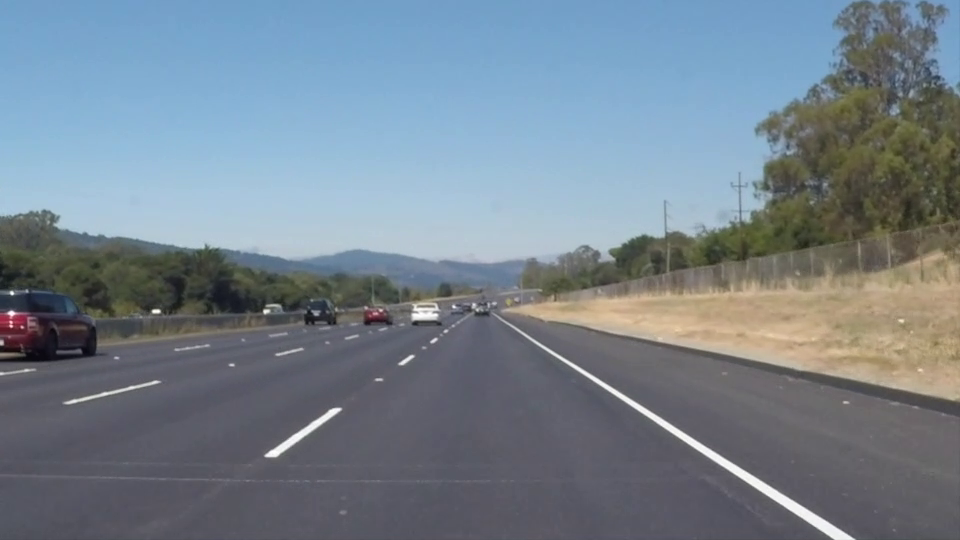
#> input picture frame 22 of 车道检测/solidWhiteRight.mp4, 960 x 540 px, given in place of File_000.mov, which was not available
$ python onroad_surface3.py   (older library calls are emulated)
#> lines starting #> are read from the running program, lines starting #| are printed output that depends on the picture; after the words box and inside, x2 and y2 are one past the last pixel; in counts of white or black regions, pixels touching at a corner belong together; pictures that were not available may be replaced by others from this repository, and a replacement may not be noted
from collections import deque
import matplotlib.pyplot as plt
import numpy as np
import cv2
import math
import urllib.request
import glob
import io
import json
from moviepy.editor import VideoFileClip
from PIL import Image

moveup=50

moveup2=20.
wider=0.
controld=1

flag1=0
flag2=0
flag3=0
flag4=0

def nothing(x):
    pass
if controld:
    cv2.namedWindow('Track Bar')
    cv2.resizeWindow('Track Bar', 300, 170)
    cv2.createTrackbar('moveup', 'Track Bar', 1, 255, nothing)
    cv2.createTrackbar('wide', 'Track Bar', 0, 255, nothing)
    cv2.createTrackbar('test3', 'Track Bar', 0, 255, nothing)
    cv2.createTrackbar('test4', 'Track Bar', 0, 255, nothing)
sizefactor=1
orgw=0
orgh=0
linescopy=[]

# [69 lines left out: functions abs_sobel_thresh, mag_thresh, dir_threshold, mysobel, not called in this run]
def gamma_trans(img, gamma):
    gamma_table = [np.power(x/255.0, gamma)*255.0 for x in range(256)]
    gamma_table = np.round(np.array(gamma_table)).astype(np.uint8)
    return cv2.LUT(img, gamma_table)
def prep(img):
        kernel = cv2.getStructuringElement(cv2.MORPH_RECT, (3,3))
        NpKernel = np.uint8(np.ones((3,3)))
        dilated = cv2.dilate(img, kernel)
        Nperoded = cv2.erode(dilated, NpKernel)
        return Nperoded


class LaneDetector:
    """
    My class for lane detetion.
    """
    is_distortion_saved = False
    font = cv2.FONT_HERSHEY_SIMPLEX

    N_frames = 25
    left_fit_deque = deque()
    right_fit_deque = deque()

    retry_count = 25
    retry_counter = 0


    def canny(self,img, low_threshold, high_threshold):
        """Applies the Canny transform"""
        return cv2.Canny(img, low_threshold, high_threshold)
    def gaussian_blur(self,img, kernel_size):
        """Applies a Gaussian Noise kernel"""
        return cv2.GaussianBlur(img, (kernel_size, kernel_size), 0)
    # [103 lines left out: functions line_selct, draw_lines, hough_lines, weighted_img, not called in this run]

    def abs_sobel_thresh(self,img, orient='x', sobel_kernel=3, thresh=(0, 255)):
        # Convert to grayscale


        #gray = cv2.cvtColor(img, cv2.COLOR_RGB2GRAY)
        gray=img

        # Apply x or y gradient with the OpenCV Sobel() function
        # and take the absolute value
        if orient == 'x':
            abs_sobel = np.absolute(cv2.Sobel(gray, cv2.CV_64F, 1, 0, ksize=sobel_kernel))
        if orient == 'y':
            abs_sobel = np.absolute(cv2.Sobel(gray, cv2.CV_64F, 0, 1, ksize=sobel_kernel))
        # Rescale back to 8 bit integer
        scaled_sobel = np.uint8(255*abs_sobel/np.max(abs_sobel))
        # Create a copy and apply the threshold
        binary_output = np.zeros_like(scaled_sobel)
        # Here I'm using inclusive (>=, <=) thresholds, but exclusive is ok too
        binary_output[(scaled_sobel >= thresh[0]) & (scaled_sobel <= thresh[1])] = 1

        # Return the result
        return binary_output
    def mag_thresh(self,img, sobel_kernel=3, mag_thresh=(0, 255)):
        # Convert to grayscale
        #gray = cv2.cvtColor(img, cv2.COLOR_RGB2GRAY)
        gray=img
        # Take both Sobel x and y gradients
        sobelx = cv2.Sobel(gray, cv2.CV_64F, 1, 0, ksize=sobel_kernel)
        sobely = cv2.Sobel(gray, cv2.CV_64F, 0, 1, ksize=sobel_kernel)
        # Calculate the gradient magnitude
        gradmag = np.sqrt(sobelx**2 + sobely**2)
        # Rescale to 8 bit
        scale_factor = np.max(gradmag)/255
        gradmag = (gradmag/scale_factor).astype(np.uint8)
        # Create a binary image of ones where threshold is met, zeros otherwise
        binary_output = np.zeros_like(gradmag)
        binary_output[(gradmag >= mag_thresh[0]) & (gradmag <= mag_thresh[1])] = 1

        # Return the binary image
        return binary_output
    def dir_threshold(self,img, sobel_kernel=3, thresh=(0, np.pi/2)):
        # Grayscale

        #gray = cv2.cvtColor(img, cv2.COLOR_RGB2GRAY)
        gray=img

        # Calculate the x and y gradients
        sobelx = cv2.Sobel(gray, cv2.CV_64F, 1, 0, ksize=sobel_kernel)
        sobely = cv2.Sobel(gray, cv2.CV_64F, 0, 1, ksize=sobel_kernel)
        # Take the absolute value of the gradient direction,
        # apply a threshold, and create a binary image result
        absgraddir = np.arctan2(np.absolute(sobely), np.absolute(sobelx))
        binary_output =  np.zeros_like(absgraddir)
        binary_output[(absgraddir >= thresh[0]/180.0*np.pi) & (absgraddir <= thresh[1]/180.0*np.pi)] = 1

        # Return the binary image
        return binary_output

    def mysobel(self,image):
        global flag1, flag2, flag3, flag4
        ksize = 5  # Choose a larger odd number to smooth gradient measurements
        # Apply each of the thresholding functions
        gradx = self.abs_sobel_thresh(image, orient='x', sobel_kernel=ksize, thresh=(9, 140))
        grady = self.abs_sobel_thresh(image, orient='y', sobel_kernel=ksize, thresh=(0, 255))
        mag_binary = self.mag_thresh(image, sobel_kernel=9, mag_thresh=(0, 255))
        dir_binary = self.dir_threshold(image, sobel_kernel=15, thresh=(0, 255))
        combined = np.zeros_like(dir_binary)
        combined[((gradx == 1) & (grady == 1)) & ((mag_binary == 1) & (dir_binary == 1))] = 255
        combined = np.array(combined, dtype='uint8')


        return combined


    # [32 lines left out: function pipeline, not called in this run]


    def mask_lane_lines(self, img):
        global flag4,flag3,flag2


        img = self.gaussian_blur(img, kernel_size=3)

        #cv2.normalize(img,img, alpha=0, beta=1, norm_type=cv2.NORM_MINMAX, dtype=cv2.CV_32F)
        '''
        hist_b = cv2.calcHist(img, [0], None, [256], [0, 256])
        hist_g = cv2.calcHist(img, [1], None, [256], [0, 256])
        hist_r = cv2.calcHist(img, [2], None, [256], [0, 256])
        '''

        img = gamma_trans(img, 0.5)
        cv2.imshow('equ before',img)


        yuv = cv2.cvtColor(img, cv2.COLOR_BGR2YUV)
        yuv[:, :, 0] = cv2.equalizeHist(yuv[:, :, 0])
        img_whty = cv2.cvtColor(yuv, cv2.COLOR_YUV2BGR)
        img_whty = img_whty[:, :, 1]
        img_whty[img_whty < 230] = 0
        mask_whty = cv2.inRange(img_whty, 230, 255)
        cv2.imshow('mask_whty',mask_whty)

        img_wht=cv2.cvtColor(img,cv2.COLOR_BGR2GRAY)


        img_wht=self.mysobel(img_wht)
        cv2.imshow('equ after',img_wht)
        '''
        NpKernel = np.uint8(np.zeros((5,5)))
        for i in range(5):
            NpKernel[2, i] = 1
            NpKernel[i, 2] = 1
        '''
        mask_whty=prep(mask_whty)
        img_wht=prep(img_wht)


        mask=np.zeros_like(img_wht)
        mask[((mask_whty==255) & (img_wht==255))]=255

        cv2.imshow('combine',mask)


        return mask

    '''
    def mask_lane_lines(self, img):

        global flag4,flag3,flag2

        img = np.copy(img)

        # Blur
        kernel = np.ones((5, 5), np.float32) / 25
        img = cv2.filter2D(img, -1, kernel)

        # YUV for histogram equalization
        cv2.imshow('equ before',img)
        yuv = cv2.cvtColor(img, cv2.COLOR_BGR2YUV)
        yuv[:, :, 0] = cv2.equalizeHist(yuv[:, :, 0])
        img_wht = cv2.cvtColor(yuv, cv2.COLOR_YUV2BGR)


        # Compute white mask
        img_wht = img_wht[:, :, 1]
        #img_wht[img_wht < 250] = 0
        mask_wht = cv2.inRange(img_wht, flag4, 255)
        cv2.imshow('mask_wht',mask_wht)

        yuv[:, :, 0:1] = 0

        # Yellow mask
        kernel = np.ones((5, 5), np.float32) / 25
        dst = cv2.filter2D(yuv, -1, kernel)
        sobelx = np.absolute(cv2.Sobel(yuv[:, :, 2], cv2.CV_64F, 1, 0, ksize=5))
        sobelx[sobelx < flag2] = 0
        sobelx[sobelx >= flag2] = 255

        cv2.imshow('sobelx',sobelx)
        #sobelx=self.mysobel(yuv[:, :, 2])

        #cv2.imshow('sobelx',(self.abs_sobel_thresh(yuv[:, :, 2],thresh=(0, flag4)))*255)
        # Merge mask results
        mask=np.zeros_like(mask_wht)
        #mask = mask_wht + sobelx

        mask[((mask_wht==255) & (sobelx==255))]=255
        # [7 lines of commented-out code are left out]
        cv2.imshow('equ output',mask)


        return mask
    '''

    def findLinePoints(self, image):
        """
        Find lane lines points in a single image - slow.
        """
        #cv2.imshow('input', image)
        points = ([], [])
        lt=0
        rt=0
        shape = image.shape
        img = image.copy()
        # Prepare images for visualization
        red = np.zeros_like(img)
        green = np.zeros_like(img)
        blue = np.zeros_like(img)

        # Set center to width/2
        center = int(shape[1] / 2)

        # For each row starting from bottom

        self.leftcp=[]
        self.rightcp=[]

        for yy, line in list(enumerate(image))[::-1]:
            x_val_hist = []
            counter = 0
            for x in line:
                if x > 0:
                    x_val_hist.append(counter)
                counter = counter + 1
            if len(x_val_hist) > 0:
                cv2.circle(green, (int(center), yy), 1, (255, 255, 255))

                # Split to left/right line
                left = [(x, yy) for x in x_val_hist if x < center]
                right = [(x, yy) for x in x_val_hist if x >= center]

                if len(left)>0:
                    self.leftcp=left
                else:
                    left=self.leftcp
                if len(right)>0:
                    self.rightcp=right
                else:
                    right=self.rightcp

                if len(left) > 0:
                    # Compute average
                    #leftcp=left
                    l = np.mean(np.array(left), axis=0)
                    l = (l[0], l[1])
                    lt=l[0]
                    #center = l[0] + int(shape[1] * 0.2)
                    cv2.circle(red, (int(l[0]), int(l[1])), 1, (255, 255, 255))
                    # Add to points
                    points[0].append(l)

                if len(right) > 0:
                    # Compute average
                    r = np.mean(np.array(right), axis=0)
                    r = (r[0], r[1])
                    rt=r[0]
                    cv2.circle(blue, (int(r[0]), int(r[1])), 1, (255, 255, 255))
                    # Add to points
                    points[1].append(r)
                center = (rt+lt)/2


        if True:  # for debug
            img = cv2.resize(np.dstack((blue, green, red)), (shape[1], int(shape[0])), fx=0, fy=0)
            cv2.imshow('lines', img)
        return points

    # [97 lines left out: functions findLinePointsFast, processVideo, not called in this run]

    def undistort(self, img):
        '''
        Undistort image
        '''
        return img
        # return cv2.undistort(img,calib['matrix'], calib['dist'], None,None)

    def unwarp(self, undist):
        '''
        Unwarp image
        '''
        global orgh,orgw,flag3,flag4

        warpfactor=3

        cv2.imshow('undist',undist)
        src = np.float32(self.roi_corners)

        offset = 138
        warped_size = (int((orgw + 2 * offset)/(warpfactor*2)), int(undist.shape[1]/warpfactor))

        dst = np.float32([
            [0, warped_size[1]],
            [0, 0],
            [0 + warped_size[0], 0],
            [0 + warped_size[0], warped_size[1]]])

        self.Mpersp = cv2.getPerspectiveTransform(src, dst)
        warped_orig = cv2.warpPerspective(undist, self.Mpersp, dsize=warped_size)

        return warped_orig

    def removeTopBottom(self, img):
        '''
        Remove (set to black) top and bottom lines of image
        '''
        res = img.copy()
        # remove car
        #res[-int(res.shape[0] - self.roi_corners[0][1]):-1, :, :] = 0

        #res[-int(res.shape[0] * 0.1):-1, :, :] = 0
        # remove sky
        res[0:int(self.roi_corners[1][1]), :, :] = 0

        return res

    # [125 lines left out: functions computeAndShow, fitAndShow, processNextImage, not called in this run]

    def processSingleImage(self, img):
        global moveup,wider,flag4
        '''
        Process single image or first frame of video.
        '''
        self.retry_counter = 0
        self.left_fit_deque.clear()
        self.right_fit_deque.clear()
        self.moveup = 0

        undist = self.undistort(img)
        #cv2.imshow('undist_masked',undist)
        wider2=0.1
        roimove=wider/100
        roidownw=30/255


        self.roi_corners = [[(0.16-wider2-roimove-roidownw) * undist.shape[1], (1 - self.moveup) * undist.shape[0]],
                            [(0.45-wider2-roimove+0.04) * undist.shape[1], (0.63 - self.moveup) * undist.shape[0]],
                            [(0.55+wider2-roimove-0.03) * undist.shape[1], (0.63 - self.moveup) * undist.shape[0]],
                            [(0.84+wider2-roimove+roidownw) * undist.shape[1], (1 - self.moveup) * undist.shape[0]]]


        # remove top and bottom (sky, car)
        undist_masked = self.removeTopBottom(undist)
        #cv2.imshow('undist_masked',undist_masked)

        # Save before and after undistortion
        if not self.is_distortion_saved:
            dist_before_after = np.concatenate((img, undist), axis=1)
            dist_before_after = cv2.putText(dist_before_after, 'Distorted', (50, 50), self.font, 1, (255, 255, 255), 2,
                                            cv2.LINE_AA)
            dist_before_after = cv2.putText(dist_before_after, 'Undistorted', (50 + img.shape[1], 50), self.font, 1,
                                            (255, 255, 255), 2, cv2.LINE_AA)

            cv2.imwrite('images/distortion.jpg', dist_before_after)
            self.is_distortion_saved = True

        warped = self.unwarp(undist_masked)
        #cv2.imshow('transformed',warped)
        warped = self.mask_lane_lines(warped)
        # cv2.imshow('binary',warped)
        points = self.findLinePoints(warped)
        # cv2.imshow('warped',warped)

        if len(points[0]) == 0 or len(points[1]) == 0:
            return img

        result, _ = self.fitAndShow(warped, undist, points)
        self.computeAndShow(result, warped)

        show_roi = True
        if show_roi:
            src = np.float32(self.roi_corners)

            pts = np.array(src, np.int32)
            pts = pts.reshape((-1, 1, 2))
            cv2.polylines(result, [pts], True, (0, 0, 255))
            # cv2.imshow('roi',undist)

        return result


det = LaneDetector()

'''
white_output = 'white.mp4'
clip1 = VideoFileClip("solidWhiteRight.mp4")
white_clip = clip1.fl_image(det.processSingleImage)
white_clip.write_videofile(white_output, audio=False)
'''
cap = cv2.VideoCapture("File_000.mov")
#cap = cv2.VideoCapture(0)
fourcc = cv2.VideoWriter_fourcc(*'XVID')
out = cv2.VideoWriter('output.avi', fourcc, 20.0, (0, 0))

while True:

    # img = cv2.imread(fimg)
    # res = det.processSingleImage(img)
    # cv2.imshow('Result', res)

    if controld:
        flag1 = cv2.getTrackbarPos('moveup', 'Track Bar')
        flag2 = cv2.getTrackbarPos('wide', 'Track Bar')
        flag3 = cv2.getTrackbarPos('test3', 'Track Bar')
        flag4 = cv2.getTrackbarPos('test4', 'Track Bar')
        moveup2=flag1
        wider= 0

        #flag3=138

    ret, img = cap.read()
#> img is the input picture: shape (540, 960, 3); mean B, G, R 141.9, 130.7, 117.7

    # [5 lines of commented-out code are left out]
    img = cv2.resize(img, (0, 0),fx=0.4,fy=0.4)
#> img: shape (216, 384, 3)
    img = cv2.transpose(img)
#> img: shape (384, 216, 3)
    img = cv2.flip(img, 1)
    high = img.shape[0]

    moveup2=35
    img=img[int(img.shape[0] * (30/100)):int(img.shape[0] * (1-moveup2/100)), :, :]
#> img: shape (134, 216, 3)

    #img[int(img.shape[0]-50):int(img.shape[0]), :, :]=0

    #print (img.shape)
    orgh,orgw,dump = img.shape

    #img = cv2.resize(img, (0,0), fx=0.5, fy=0.5)
    res = det.processSingleImage(img)
#> in mask_lane_lines, `img_whty = img_whty[:, :, 1]`:
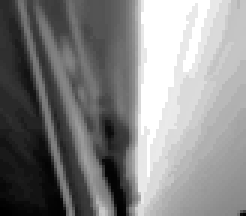
#> img_whty: shape (72, 82) (shown 3 times larger); min 0, max 255, mean 132.6
#> in mask_lane_lines, `img_wht=cv2.cvtColor(img,cv2.COLOR_BGR2GRAY)`:
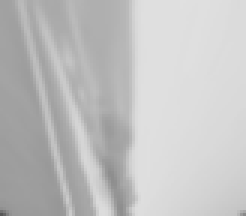
#> img_wht: shape (72, 82) (shown 3 times larger); min 87, max 224, mean 193.7
#> in mysobel, `gradx = self.abs_sobel_thresh(image, orient='x', sobel_kernel=ksize, t..`:
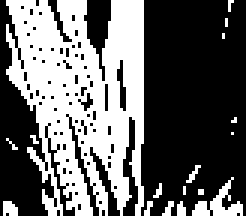
#> gradx: shape (72, 82) (shown 3 times larger); values 0 (black) and 1 (white), 40.4% white; 17 white regions (14 under 20 px), largest, box (x1, y1, x2, y2) and area: (2, 0, 48, 72) 2195, (64, 59, 81, 72) 86, (1, 67, 6, 72) 21
#> in mag_thresh, `gradmag = np.sqrt(sobelx**2 + sobely**2)`:
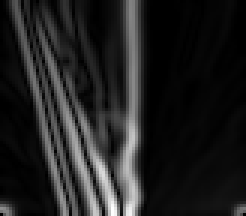
#> gradmag: shape (72, 82) float64 (shown 3 times larger); min 0, max 540523, mean 71276.3; drawn with min black and max white
#> in mag_thresh, `scale_factor = np.max(gradmag)/255`: scale_factor = 2119.7
#> in dir_threshold, `sobely = cv2.Sobel(gray, cv2.CV_64F, 0, 1, ksize=sobel_kernel)`:
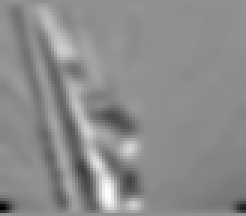
#> sobely: shape (72, 82) float64 (shown 3 times larger); min -725731238, max 554757141, mean -21239416.3; drawn with min black and max white
#> in dir_threshold, `absgraddir = np.arctan2(np.absolute(sobely), np.absolute(sobelx))`:
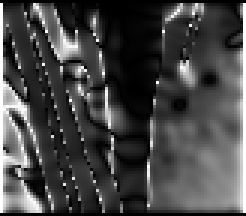
#> absgraddir: shape (72, 82) float64 (shown 3 times larger); min 0, max 1.57, mean 0.437; drawn with min black and max white
#> the loop in findLinePoints, `for yy, line in list(enumerate(image))[::-1]:` made 72 passes
#> (yy, self.rightcp, r, rt, center) on passes 9, 10, 25, 26, 27, 28, 29, 30: (63, [(46, 63), (47, 63)], (46.5, 63), 46.5, 23.25), (62, [(46, 62), (47, 62)], (46.5, 62), 46.5, 23.25), (47, [(46, 47), (47, 47)], (46.5, 47), 46.5, 23.25), (46, [(46, 46), (47, 46)], (46.5, 46), 46.5, 23.25), (45, [(46, 45), (47, 45)], (46.5, 45), 46.5, 23.25), (44, [(46, 44), (47, 44)], (46.5, 44), 46.5, 23.25), (43, [(46, 43), (47, 43)], (46.5, 43), 46.5, 23.25), (42, [(46, 42), (47, 42)], (46.5, 42), 46.5, 23.25)
#> in findLinePoints, `img = cv2.resize(np.dstack((blue, green, red)), (shape[1], int(shape[0..`:
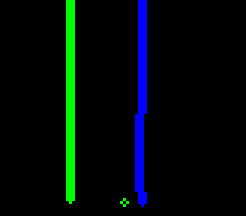
#> img: shape (72, 82, 3) (shown 3 times larger); mean of channels 0, 1, 2 8.9, 8.9, 0; drawn as B, G, R
    #res = cv2.resize(res, (0,0), fx=2, fy=2)
    # write frame

    #out.write(res)

    cv2.imshow('Result', res)

    k = cv2.waitKey(1)
#> (key Esc is pressed here)
    if k == 27:  # wait for ESC key to exit
        cv2.destroyAllWindows()
        break

cap.release()

$ run again, starting later in the video
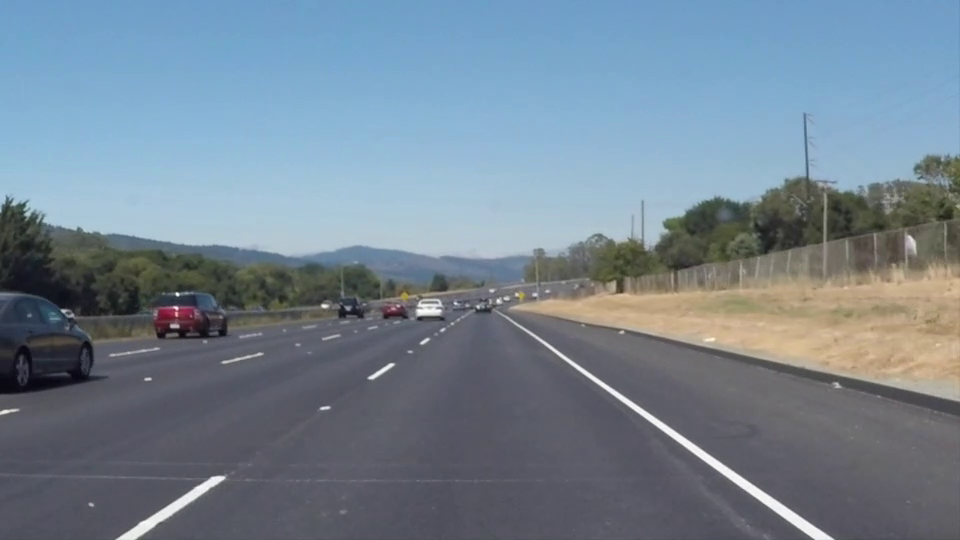
#> input picture frame 99 of 车道检测/solidWhiteRight.mp4, 960 x 540 px, given in place of File_000.mov, which was not available
#> img is the input picture: shape (540, 960, 3); mean B, G, R 146, 132.3, 116.7
#> mask_whty: shape (72, 82); 14.8% white; 3 white regions (2 under 20 px), largest, box (x1, y1, x2, y2) and area: (47, 0, 76, 67) 863
#> in mysobel, `gradx = self.abs_sobel_thresh(image, orient='x', sobel_kernel=ksize, t..`:
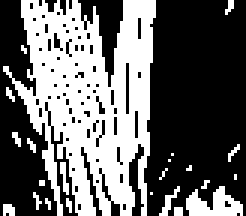
#> gradx: shape (72, 82) (shown 3 times larger); values 0 (black) and 1 (white), 40.7% white; 23 white regions (20 under 20 px), largest, box (x1, y1, x2, y2) and area: (1, 0, 52, 72) 2134, (62, 62, 81, 72) 116, (53, 62, 60, 72) 22
#> grady: shape (72, 82); every value is 1
#> scale_factor = 2013.2
#> dir_binary: shape (72, 82) float64; every value is 1
#> dilated: shape (72, 82); 18.7% white; 1 white region, box (x1, y1, x2, y2) and area: (46, 0, 77, 68) 1104
#> Nperoded: shape (72, 82); 15.2% white; 1 white region, box (x1, y1, x2, y2) and area: (47, 0, 76, 67) 899
#> dilated: shape (72, 82); 58.1% white; 9 black regions (5 under 20 px), largest, box (x1, y1, x2, y2) and area: (49, 0, 82, 72) 1830, (0, 25, 18, 72) 363, (0, 0, 9, 26) 160, (28, 0, 40, 23) 98
#> Nperoded: shape (72, 82); 48.6% white; 11 white regions (9 under 20 px), largest, box (x1, y1, x2, y2) and area: (0, 0, 52, 72) 2647, (53, 62, 82, 72) 170
#> the loop in findLinePoints, `for yy, line in list(enumerate(image))[::-1]:` made 72 passes
#> (yy, self.rightcp, r, rt, center) on passes 8, 11, 17, 18, 21, 27, 28, 33: (64, [(48, 64), (49, 64)], (48.5, 64), 48.5, 24.25), (61, [(47, 61), (48, 61)], (47.5, 61), 47.5, 23.75), (55, [(47, 55), (48, 55)], (47.5, 55), 47.5, 23.75), (54, [(47, 54), (48, 54)], (47.5, 54), 47.5, 23.75), (51, [(48, 51), (49, 51)], (48.5, 51), 48.5, 24.25), (45, [(48, 45), (49, 45)], (48.5, 45), 48.5, 24.25), (44, [(48, 44), (49, 44)], (48.5, 44), 48.5, 24.25), (39, [(48, 39), (49, 39)], (48.5, 39), 48.5, 24.25)
#> in findLinePoints, `img = cv2.resize(np.dstack((blue, green, red)), (shape[1], int(shape[0..`:
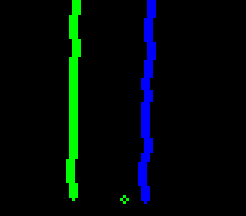
#> img: shape (72, 82, 3) (shown 3 times larger); mean of channels 0, 1, 2 8.7, 8.8, 0; drawn as B, G, R
